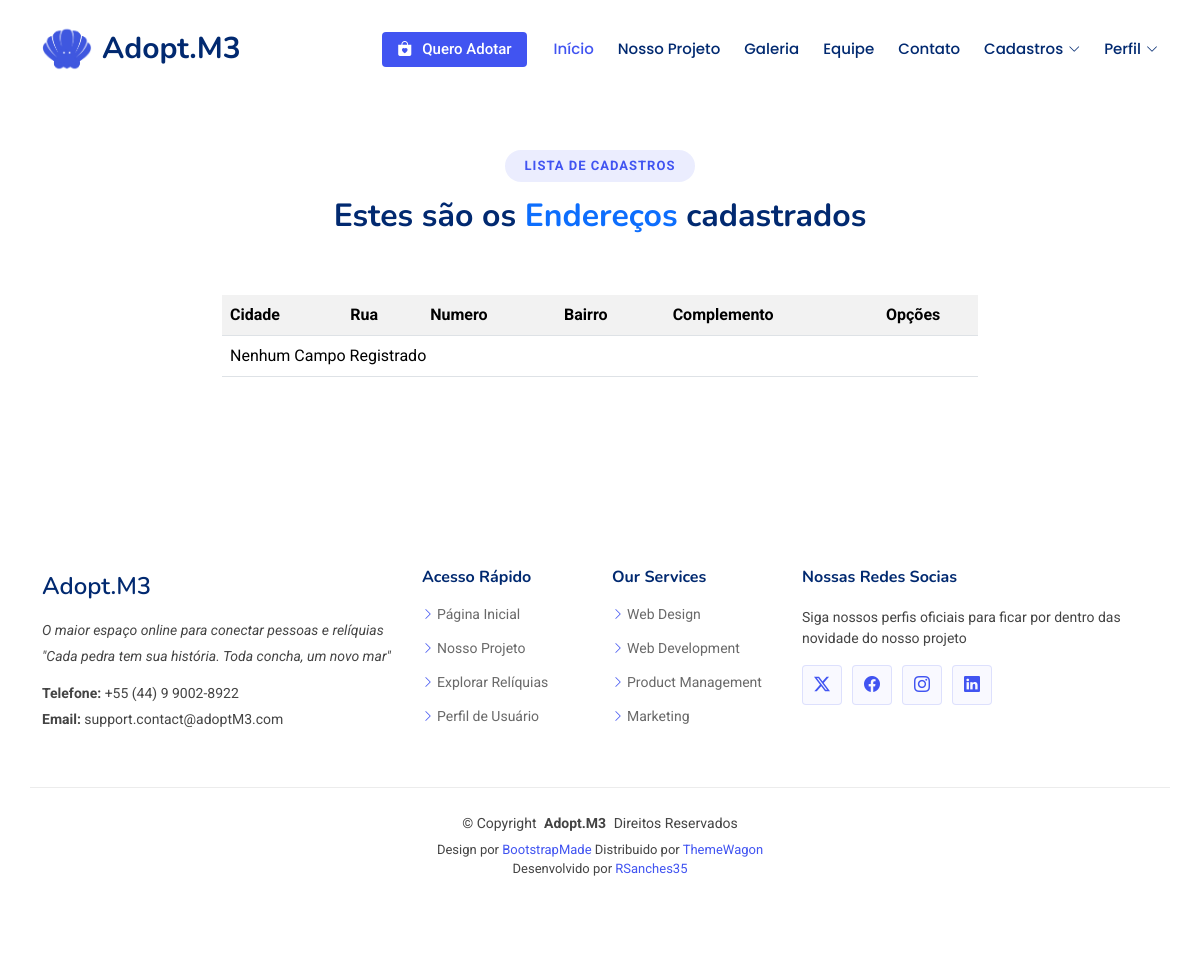
Before: /records/list/address with the older database file.
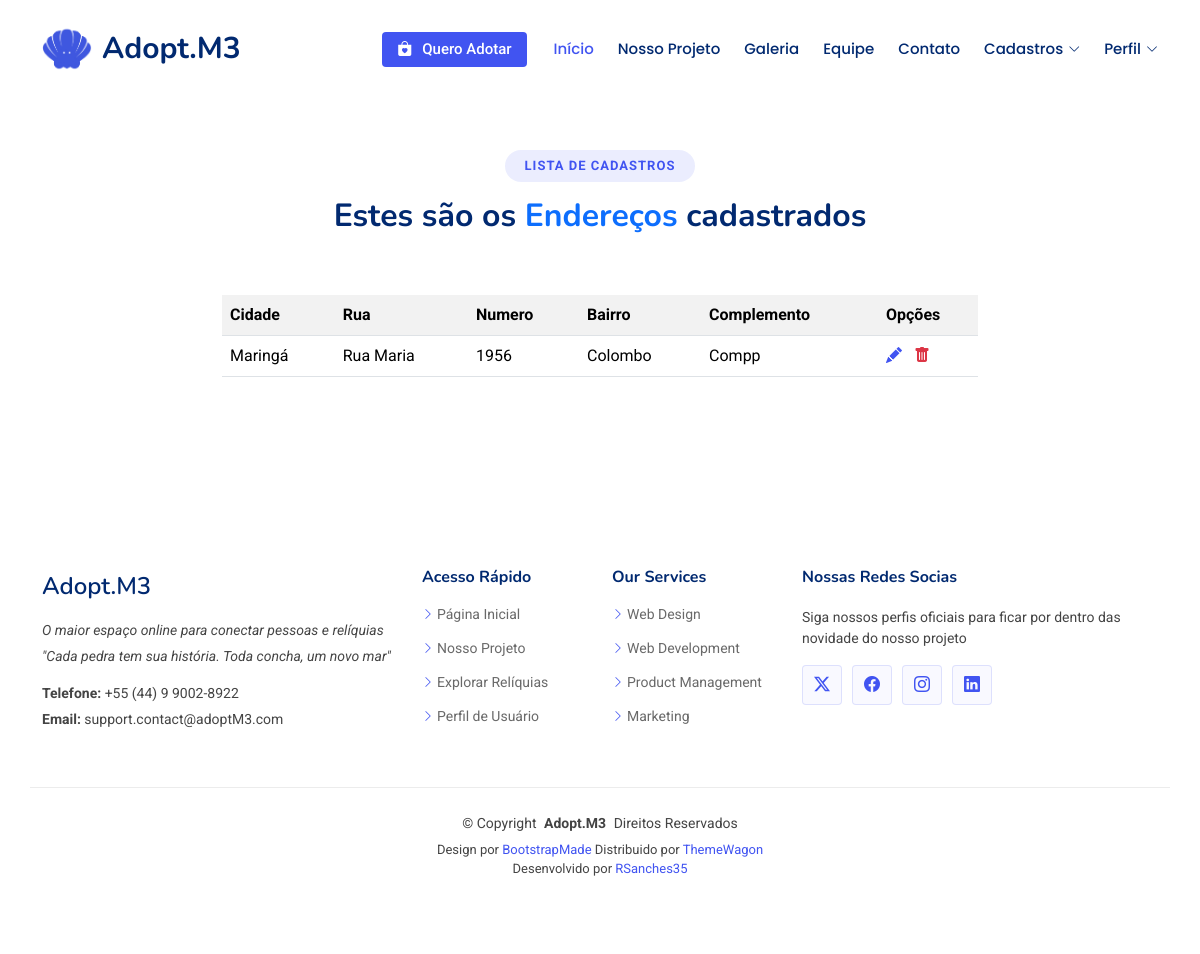
After: the same page with the newer database file.
### records/models.py (models this page shows, shortened)
class Address(models.Model):
    street = models.CharField(max_length=150)
    number = models.IntegerField()
    neighborhood = models.CharField(max_length=150)
    complement = models.CharField(max_length=100)
    city = models.ForeignKey(City, on_delete=models.PROTECT)

class City(models.Model):
    name = models.CharField(max_length=150)
    state = models.ForeignKey(State, on_delete=models.PROTECT)

### records/views.py (the view)
# urls.py: path('list/address', AddressList.as_view(), name='records-ListAddress'),
class AddressList(ListView):
    model = Address
    template_name = 'records/lists/address.html'

### records/templates/records/lists/address.html (shortened to what this page needs)
{% extends 'pages/model.html' %}
{% load static %}
{% block MainContent %}
<div class="container section-title" data-aos="fade-up" style="margin-top: 150px">
    <h2>Lista de Cadastros</h2>
    <p>Estes são os <span style="color: #0d6efd;">Endereços</span> cadastrados<br></p>
</div>
<section class="about section" style="margin: -65px 210px 65px 210px">
    <div class="container" data-aos="fade-up">
        <div class="row gx-0">
            <div class="table-responsive">
                <table class="table table-striped">
                    <tr>
                        <th>Cidade</th>
                        <th>Rua</th>
                        <th>Numero</th>
                        <th>Bairro</th>
                        <th>Complemento</th>
                        <th style="width: 100px; text-align: left;">Opções</th>
                    </tr>
                    {% for address in object_list %}
                    <tr>
                        <td> {{ address.city.name }} </td>
                        <td> {{ address.street }} </td>
                        <td> {{ address.number }} </td>
                        <td> {{ address.neighborhood }} </td>
                        <td> {{ address.complement }} </td>
                        <td style="text-align: left;">
                            <a href="{% url 'records-UpdateAddress' address.pk %}" class="me-2"><i class="bi bi-pencil-fill"></i></a>
                            <a href="{% url 'records-DeleteAddress' address.pk %}" class="text-danger"><i class="bi bi-trash-fill"></i></a>
                        </td>
                    </tr>
                    {% empty %}
                    <tr>
                        <td colspan="6">Nenhum Campo Registrado</td>
                    </tr>
                    {% endfor %}
                </table>
            </div>
        </div>
    </div>
</section>
{% endblock %}

Changed rows visible on the page:
added Address: city.name "Maringá", street "Rua Maria", number "1956", neighborhood "Colombo", complement "Compp"
Other visible differences:
text no longer shown: "Nenhum Campo Registrado"
